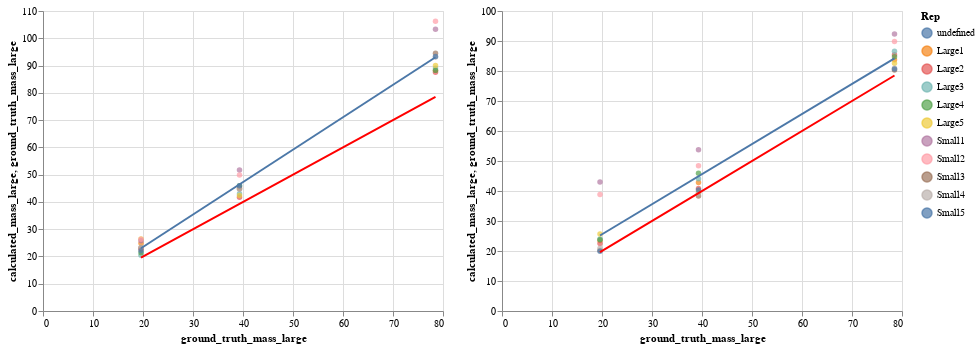

This figure's notebook cell:
### Code cell
GE2_large = chart_plot_large(GE2)
GE3_large = chart_plot_large(GE3)
GE2_large | GE3_large

### Figure 1 — Vega-Lite specification as saved in the notebook (floating-point values rounded to 4 significant figures)
{"config": {"view": {"continuousWidth": 400, "continuousHeight": 300}}, "hconcat": [{"layer": [{"mark": "circle", "encoding": {"color": {"type": "nominal", "field": "Rep"}, "tooltip": [{"type": "quantitative", "field": "ground_truth_volume_large"}, {"type": "quantitative", "field": "calculated_volume_large"}, {"type": "nominal", "field": "Rep"}], "x": {"type": "quantitative", "field": "ground_truth_mass_large"}, "y": {"type": "quantitative", "field": "calculated_mass_large"}}}, {"mark": "line", "encoding": {"color": {"type": "nominal", "field": "Rep"}, "tooltip": [{"type": "quantitative", "field": "ground_truth_volume_large"}, {"type": "quantitative", "field": "calculated_volume_large"}, {"type": "nominal", "field": "Rep"}], "x": {"type": "quantitative", "field": "ground_truth_mass_large"}, "y": {"type": "quantitative", "field": "calculated_mass_large"}}, "transform": [{"on": "ground_truth_mass_large", "regression": "calculated_mass_large", "method": "linear"}]}, {"mark": {"type": "line", "color": "red"}, "encoding": {"x": {"type": "quantitative", "field": "ground_truth_mass_large"}, "y": {"type": "quantitative", "field": "ground_truth_mass_large"}}}], "data": {"name": "data-1a11c19067a46a99bba2664efaa0948b"}}, {"layer": [{"mark": "circle", "encoding": {"color": {"type": "nominal", "field": "Rep"}, "tooltip": [{"type": "quantitative", "field": "ground_truth_volume_large"}, {"type": "quantitative", "field": "calculated_volume_large"}, {"type": "nominal", "field": "Rep"}], "x": {"type": "quantitative", "field": "ground_truth_mass_large"}, "y": {"type": "quantitative", "field": "calculated_mass_large"}}}, {"mark": "line", "encoding": {"color": {"type": "nominal", "field": "Rep"}, "tooltip": [{"type": "quantitative", "field": "ground_truth_volume_large"}, {"type": "quantitative", "field": "calculated_volume_large"}, {"type": "nominal", "field": "Rep"}], "x": {"type": "quantitative", "field": "ground_truth_mass_large"}, "y": {"type": "quantitative", "field": "calculated_mass_large"}}, "transform": [{"on": "ground_truth_mass_large", "regression": "calculated_mass_large", "method": "linear"}]}, {"mark": {"type": "line", "color": "red"}, "encoding": {"x": {"type": "quantitative", "field": "ground_truth_mass_large"}, "y": {"type": "quantitative", "field": "ground_truth_mass_large"}}}], "data": {"name": "data-c1132cc00cba764b83fc822645286b5a"}}], "$schema": "https://vega.github.io/schema/vega-lite/v4.8.1.json", "datasets": {"data-1a11c19067a46a99bba2664efaa0948b": [{"inserts": "Low Density", "ground_truth_volume_large": 98.2, "calculated_volume_large": 124.1, "ground_truth_volume_medium": 21.2, "calculated_volume_medium": 30.88, "ground_truth_volume_small": 0.8, "calculated_volume_small": 0.1219, "ground_truth_mass_large": 19.6, "calculated_mass_large": 24.81, "ground_truth_mass_medium": 4.2, "calculated_mass_medium": 6.177, "ground_truth_mass_small": 0.2, "calculated_mass_small": 0.02437, "Rep": "Large1"}, {"inserts": "Medium Density", "ground_truth_volume_large": 98.2, "calculated_volume_large": 113.0, "ground_truth_volume_medium": 21.2, "calculated_volume_medium": 22.79, "ground_truth_volume_small": 0.8, "calculated_volume_small": 0.4984, "ground_truth_mass_large": 39.3, "calculated_mass_large": 45.19, "ground_truth_mass_medium": 8.5, "calculated_mass_medium": 9.115, "ground_truth_mass_small": 0.3, "calculated_mass_small": 0.1993, "Rep": "Large1"}, {"inserts": "High Density", "ground_truth_volume_large": 98.2, "calculated_volume_large": 110.4, "ground_truth_volume_medium": 21.2, "calculated_volume_medium": 22.5, "ground_truth_volume_small": 0.8, "calculated_volume_small": 0.1898, "ground_truth_mass_large": 78.5, "calculated_mass_large": 88.3, "ground_truth_mass_medium": 17.0, "calculated_mass_medium": 18.0, "ground_truth_mass_small": 0.6, "calculated_mass_small": 0.1519, "Rep": "Large1"}, {"inserts": "Low Density", "ground_truth_volume_large": 98.2, "calculated_volume_large": 113.6, "ground_truth_volume_medium": 21.2, "calculated_volume_medium": 25.26, "ground_truth_volume_small": 0.8, "calculated_volume_small": 0.0, "ground_truth_mass_large": 19.6, "calculated_mass_large": 22.73, "ground_truth_mass_medium": 4.2, "calculated_mass_medium": 5.052, "ground_truth_mass_small": 0.2, "calculated_mass_small": 0.0, "Rep": "Large2"}, {"inserts": "Medium Density", "ground_truth_volume_large": 98.2, "calculated_volume_large": 104.2, "ground_truth_volume_medium": 21.2, "calculated_volume_medium": 21.52, "ground_truth_volume_small": 0.8, "calculated_volume_small": 1.285, "ground_truth_mass_large": 39.3, "calculated_mass_large": 41.68, "ground_truth_mass_medium": 8.5, "calculated_mass_medium": 8.607, "ground_truth_mass_small": 0.3, "calculated_mass_small": 0.514, "Rep": "Large2"}, {"inserts": "High Density", "ground_truth_volume_large": 98.2, "calculated_volume_large": 109.4, "ground_truth_volume_medium": 21.2, "calculated_volume_medium": 22.74, "ground_truth_volume_small": 0.8, "calculated_volume_small": 1.027, "ground_truth_mass_large": 78.5, "calculated_mass_large": 87.53, "ground_truth_mass_medium": 17.0, "calculated_mass_medium": 18.19, "ground_truth_mass_small": 0.6, "calculated_mass_small": 0.8216, "Rep": "Large2"}, {"inserts": "Low Density", "ground_truth_volume_large": 98.2, "calculated_volume_large": 102.1, "ground_truth_volume_medium": 21.2, "calculated_volume_medium": 26.04, "ground_truth_volume_small": 0.8, "calculated_volume_small": 0.8542, "ground_truth_mass_large": 19.6, "calculated_mass_large": 20.42, "ground_truth_mass_medium": 4.2, "calculated_mass_medium": 5.208, "ground_truth_mass_small": 0.2, "calculated_mass_small": 0.1708, "Rep": "Large3"}, {"inserts": "Medium Density", "ground_truth_volume_large": 98.2, "calculated_volume_large": 107.5, "ground_truth_volume_medium": 21.2, "calculated_volume_medium": 22.18, "ground_truth_volume_small": 0.8, "calculated_volume_small": 1.017, "ground_truth_mass_large": 39.3, "calculated_mass_large": 43.0, "ground_truth_mass_medium": 8.5, "calculated_mass_medium": 8.871, "ground_truth_mass_small": 0.3, "calculated_mass_small": 0.4068, "Rep": "Large3"}, {"inserts": "High Density", "ground_truth_volume_large": 98.2, "calculated_volume_large": 111.3, "ground_truth_volume_medium": 21.2, "calculated_volume_medium": 18.92, "ground_truth_volume_small": 0.8, "calculated_volume_small": 0.7677, "ground_truth_mass_large": 78.5, "calculated_mass_large": 89.06, "ground_truth_mass_medium": 17.0, "calculated_mass_medium": 15.14, "ground_truth_mass_small": 0.6, "calculated_mass_small": 0.6142, "Rep": "Large3"}, {"inserts": "Low Density", "ground_truth_volume_large": 98.2, "calculated_volume_large": 107.0, "ground_truth_volume_medium": 21.2, "calculated_volume_medium": 22.25, "ground_truth_volume_small": 0.8, "calculated_volume_small": 0.449, "ground_truth_mass_large": 19.6, "calculated_mass_large": 21.4, "ground_truth_mass_medium": 4.2, "calculated_mass_medium": 4.451, "ground_truth_mass_small": 0.2, "calculated_mass_small": 0.08979, "Rep": "Large4"}, {"inserts": "Medium Density", "ground_truth_volume_large": 98.2, "calculated_volume_large": 114.8, "ground_truth_volume_medium": 21.2, "calculated_volume_medium": 24.39, "ground_truth_volume_small": 0.8, "calculated_volume_small": 0.4258, "ground_truth_mass_large": 39.3, "calculated_mass_large": 45.9, "ground_truth_mass_medium": 8.5, "calculated_mass_medium": 9.755, "ground_truth_mass_small": 0.3, "calculated_mass_small": 0.1703, "Rep": "Large4"}, {"inserts": "High Density", "ground_truth_volume_large": 98.2, "calculated_volume_large": 110.3, "ground_truth_volume_medium": 21.2, "calculated_volume_medium": 19.34, "ground_truth_volume_small": 0.8, "calculated_volume_small": 1.569, "ground_truth_mass_large": 78.5, "calculated_mass_large": 88.23, "ground_truth_mass_medium": 17.0, "calculated_mass_medium": 15.47, "ground_truth_mass_small": 0.6, "calculated_mass_small": 1.256, "Rep": "Large4"}, {"inserts": "Low Density", "ground_truth_volume_large": 98.2, "calculated_volume_large": 132.1, "ground_truth_volume_medium": 21.2, "calculated_volume_medium": 32.26, "ground_truth_volume_small": 0.8, "calculated_volume_small": 0.4609, "ground_truth_mass_large": 19.6, "calculated_mass_large": 26.42, "ground_truth_mass_medium": 4.2, "calculated_mass_medium": 6.453, "ground_truth_mass_small": 0.2, "calculated_mass_small": 0.09218, "Rep": "Large5"}, {"inserts": "Medium Density", "ground_truth_volume_large": 98.2, "calculated_volume_large": 105.8, "ground_truth_volume_medium": 21.2, "calculated_volume_medium": 20.98, "ground_truth_volume_small": 0.8, "calculated_volume_small": 0.3708, "ground_truth_mass_large": 39.3, "calculated_mass_large": 42.33, "ground_truth_mass_medium": 8.5, "calculated_mass_medium": 8.392, "ground_truth_mass_small": 0.3, "calculated_mass_small": 0.1483, "Rep": "Large5"}, {"inserts": "High Density", "ground_truth_volume_large": 98.2, "calculated_volume_large": 112.6, "ground_truth_volume_medium": 21.2, "calculated_volume_medium": 22.47, "ground_truth_volume_small": 0.8, "calculated_volume_small": 0.1793, "ground_truth_mass_large": 78.5, "calculated_mass_large": 90.06, "ground_truth_mass_medium": 17.0, "calculated_mass_medium": 17.97, "ground_truth_mass_small": 0.6, "calculated_mass_small": 0.1434, "Rep": "Large5"}, {"inserts": "Low Density", "ground_truth_volume_large": 98.2, "calculated_volume_large": 128.7, "ground_truth_volume_medium": 21.2, "calculated_volume_medium": 42.53, "ground_truth_volume_small": 0.8, "calculated_volume_small": 0.0, "ground_truth_mass_large": 19.6, "calculated_mass_large": 25.74, "ground_truth_mass_medium": 4.2, "calculated_mass_medium": 8.505, "ground_truth_mass_small": 0.2, "calculated_mass_small": 0.0, "Rep": "Small1"}, {"inserts": "Medium Density", "ground_truth_volume_large": 98.2, "calculated_volume_large": 129.1, "ground_truth_volume_medium": 21.2, "calculated_volume_medium": 27.59, "ground_truth_volume_small": 0.8, "calculated_volume_small": 0.8835, "ground_truth_mass_large": 39.3, "calculated_mass_large": 51.66, "ground_truth_mass_medium": 8.5, "calculated_mass_medium": 11.04, "ground_truth_mass_small": 0.3, "calculated_mass_small": 0.3534, "Rep": "Small1"}, {"inserts": "High Density", "ground_truth_volume_large": 98.2, "calculated_volume_large": 129.1, "ground_truth_volume_medium": 21.2, "calculated_volume_medium": 26.37, "ground_truth_volume_small": 0.8, "calculated_volume_small": 1.686, "ground_truth_mass_large": 78.5, "calculated_mass_large": 103.3, "ground_truth_mass_medium": 17.0, "calculated_mass_medium": 21.1, "ground_truth_mass_small": 0.6, "calculated_mass_small": 1.349, "Rep": "Small1"}, {"inserts": "Low Density", "ground_truth_volume_large": 98.2, "calculated_volume_large": 131.5, "ground_truth_volume_medium": 21.2, "calculated_volume_medium": 22.64, "ground_truth_volume_small": 0.8, "calculated_volume_small": 0.4523, "ground_truth_mass_large": 19.6, "calculated_mass_large": 26.31, "ground_truth_mass_medium": 4.2, "calculated_mass_medium": 4.528, "ground_truth_mass_small": 0.2, "calculated_mass_small": 0.09046, "Rep": "Small2"}, {"inserts": "Medium Density", "ground_truth_volume_large": 98.2, "calculated_volume_large": 124.6, "ground_truth_volume_medium": 21.2, "calculated_volume_medium": 24.67, "ground_truth_volume_small": 0.8, "calculated_volume_small": 0.4942, "ground_truth_mass_large": 39.3, "calculated_mass_large": 49.86, "ground_truth_mass_medium": 8.5, "calculated_mass_medium": 9.866, "ground_truth_mass_small": 0.3, "calculated_mass_small": 0.1977, "Rep": "Small2"}, {"inserts": "High Density", "ground_truth_volume_large": 98.2, "calculated_volume_large": 132.8, "ground_truth_volume_medium": 21.2, "calculated_volume_medium": 24.75, "ground_truth_volume_small": 0.8, "calculated_volume_small": 0.5438, "ground_truth_mass_large": 78.5, "calculated_mass_large": 106.2, "ground_truth_mass_medium": 17.0, "calculated_mass_medium": 19.8, "ground_truth_mass_small": 0.6, "calculated_mass_small": 0.435, "Rep": "Small2"}, {"inserts": "Low Density", "ground_truth_volume_large": 98.2, "calculated_volume_large": 116.0, "ground_truth_volume_medium": 21.2, "calculated_volume_medium": 33.11, "ground_truth_volume_small": 0.8, "calculated_volume_small": 0.2158, "ground_truth_mass_large": 19.6, "calculated_mass_large": 23.19, "ground_truth_mass_medium": 4.2, "calculated_mass_medium": 6.623, "ground_truth_mass_small": 0.2, "calculated_mass_small": 0.04316, "Rep": "Small3"}, {"inserts": "Medium Density", "ground_truth_volume_large": 98.2, "calculated_volume_large": 112.0, "ground_truth_volume_medium": 21.2, "calculated_volume_medium": 23.05, "ground_truth_volume_small": 0.8, "calculated_volume_small": 0.0, "ground_truth_mass_large": 39.3, "calculated_mass_large": 44.79, "ground_truth_mass_medium": 8.5, "calculated_mass_medium": 9.22, "ground_truth_mass_small": 0.3, "calculated_mass_small": 0.0, "Rep": "Small3"}, {"inserts": "High Density", "ground_truth_volume_large": 98.2, "calculated_volume_large": 118.1, "ground_truth_volume_medium": 21.2, "calculated_volume_medium": 22.73, "ground_truth_volume_small": 0.8, "calculated_volume_small": 1.295, "ground_truth_mass_large": 78.5, "calculated_mass_large": 94.51, "ground_truth_mass_medium": 17.0, "calculated_mass_medium": 18.19, "ground_truth_mass_small": 0.6, "calculated_mass_small": 1.036, "Rep": "Small3"}, {"inserts": "Low Density", "ground_truth_volume_large": 98.2, "calculated_volume_large": 116.5, "ground_truth_volume_medium": 21.2, "calculated_volume_medium": 22.8, "ground_truth_volume_small": 0.8, "calculated_volume_small": 0.3625, "ground_truth_mass_large": 19.6, "calculated_mass_large": 23.31, "ground_truth_mass_medium": 4.2, "calculated_mass_medium": 4.56, "ground_truth_mass_small": 0.2, "calculated_mass_small": 0.07249, "Rep": "Small4"}, {"inserts": "Medium Density", "ground_truth_volume_large": 98.2, "calculated_volume_large": 111.6, "ground_truth_volume_medium": 21.2, "calculated_volume_medium": 27.99, "ground_truth_volume_small": 0.8, "calculated_volume_small": 0.6731, "ground_truth_mass_large": 39.3, "calculated_mass_large": 44.63, "ground_truth_mass_medium": 8.5, "calculated_mass_medium": 11.19, "ground_truth_mass_small": 0.3, "calculated_mass_small": 0.2693, "Rep": "Small4"}, {"inserts": "High Density", "ground_truth_volume_large": 98.2, "calculated_volume_large": 116.4, "ground_truth_volume_medium": 21.2, "calculated_volume_medium": 23.73, "ground_truth_volume_small": 0.8, "calculated_volume_small": 0.8529, "ground_truth_mass_large": 78.5, "calculated_mass_large": 93.09, "ground_truth_mass_medium": 17.0, "calculated_mass_medium": 18.98, "ground_truth_mass_small": 0.6, "calculated_mass_small": 0.6823, "Rep": "Small4"}, {"inserts": "Low Density", "ground_truth_volume_large": 98.2, "calculated_volume_large": 110.5, "ground_truth_volume_medium": 21.2, "calculated_volume_medium": 30.38, "ground_truth_volume_small": 0.8, "calculated_volume_small": 1.228, "ground_truth_mass_large": 19.6, "calculated_mass_large": 22.09, "ground_truth_mass_medium": 4.2, "calculated_mass_medium": 6.076, "ground_truth_mass_small": 0.2, "calculated_mass_small": 0.2456, "Rep": "Small5"}, {"inserts": "Medium Density", "ground_truth_volume_large": 98.2, "calculated_volume_large": 114.9, "ground_truth_volume_medium": 21.2, "calculated_volume_medium": 25.62, "ground_truth_volume_small": 0.8, "calculated_volume_small": 1.091, "ground_truth_mass_large": 39.3, "calculated_mass_large": 45.96, "ground_truth_mass_medium": 8.5, "calculated_mass_medium": 10.25, "ground_truth_mass_small": 0.3, "calculated_mass_small": 0.4362, "Rep": "Small5"}, {"inserts": "High Density", "ground_truth_volume_large": 98.2, "calculated_volume_large": 116.6, "ground_truth_volume_medium": 21.2, "calculated_volume_medium": 22.87, "ground_truth_volume_small": 0.8, "calculated_volume_small": 1.137, "ground_truth_mass_large": 78.5, "calculated_mass_large": 93.29, "ground_truth_mass_medium": 17.0, "calculated_mass_medium": 18.3, "ground_truth_mass_small": 0.6, "calculated_mass_small": 0.9096, "Rep": "Small5"}], "data-c1132cc00cba764b83fc822645286b5a": [{"inserts": "Low Density", "ground_truth_volume_large": 98.2, "calculated_volume_large": 117.5, "ground_truth_volume_medium": 21.2, "calculated_volume_medium": 29.24, "ground_truth_volume_small": 0.8, "calculated_volume_small": 0.1155, "ground_truth_mass_large": 19.6, "calculated_mass_large": 23.51, "ground_truth_mass_medium": 4.2, "calculated_mass_medium": 5.848, "ground_truth_mass_small": 0.2, "calculated_mass_small": 0.0231, "Rep": "Large1"}, {"inserts": "Medium Density", "ground_truth_volume_large": 98.2, "calculated_volume_large": 107.1, "ground_truth_volume_medium": 21.2, "calculated_volume_medium": 21.6, "ground_truth_volume_small": 0.8, "calculated_volume_small": 0.4727, "ground_truth_mass_large": 39.3, "calculated_mass_large": 42.82, "ground_truth_mass_medium": 8.5, "calculated_mass_medium": 8.639, "ground_truth_mass_small": 0.3, "calculated_mass_small": 0.1891, "Rep": "Large1"}, {"inserts": "High Density", "ground_truth_volume_large": 98.2, "calculated_volume_large": 104.6, "ground_truth_volume_medium": 21.2, "calculated_volume_medium": 21.33, "ground_truth_volume_small": 0.8, "calculated_volume_small": 0.1799, "ground_truth_mass_large": 78.5, "calculated_mass_large": 83.72, "ground_truth_mass_medium": 17.0, "calculated_mass_medium": 17.07, "ground_truth_mass_small": 0.6, "calculated_mass_small": 0.1439, "Rep": "Large1"}, {"inserts": "Low Density", "ground_truth_volume_large": 98.2, "calculated_volume_large": 112.6, "ground_truth_volume_medium": 21.2, "calculated_volume_medium": 25.03, "ground_truth_volume_small": 0.8, "calculated_volume_small": 0.0, "ground_truth_mass_large": 19.6, "calculated_mass_large": 22.52, "ground_truth_mass_medium": 4.2, "calculated_mass_medium": 5.005, "ground_truth_mass_small": 0.2, "calculated_mass_small": 0.0, "Rep": "Large2"}, {"inserts": "Medium Density", "ground_truth_volume_large": 98.2, "calculated_volume_large": 102.1, "ground_truth_volume_medium": 21.2, "calculated_volume_medium": 21.09, "ground_truth_volume_small": 0.8, "calculated_volume_small": 1.254, "ground_truth_mass_large": 39.3, "calculated_mass_large": 40.85, "ground_truth_mass_medium": 8.5, "calculated_mass_medium": 8.435, "ground_truth_mass_small": 0.3, "calculated_mass_small": 0.5016, "Rep": "Large2"}, {"inserts": "High Density", "ground_truth_volume_large": 98.2, "calculated_volume_large": 106.8, "ground_truth_volume_medium": 21.2, "calculated_volume_medium": 22.19, "ground_truth_volume_small": 0.8, "calculated_volume_small": 1.002, "ground_truth_mass_large": 78.5, "calculated_mass_large": 85.41, "ground_truth_mass_medium": 17.0, "calculated_mass_medium": 17.76, "ground_truth_mass_small": 0.6, "calculated_mass_small": 0.8016, "Rep": "Large2"}, {"inserts": "Low Density", "ground_truth_volume_large": 98.2, "calculated_volume_large": 120.1, "ground_truth_volume_medium": 21.2, "calculated_volume_medium": 30.48, "ground_truth_volume_small": 0.8, "calculated_volume_small": 0.8308, "ground_truth_mass_large": 19.6, "calculated_mass_large": 24.03, "ground_truth_mass_medium": 4.2, "calculated_mass_medium": 6.095, "ground_truth_mass_small": 0.2, "calculated_mass_small": 0.1662, "Rep": "Large3"}, {"inserts": "Medium Density", "ground_truth_volume_large": 98.2, "calculated_volume_large": 110.2, "ground_truth_volume_medium": 21.2, "calculated_volume_medium": 22.73, "ground_truth_volume_small": 0.8, "calculated_volume_small": 0.989, "ground_truth_mass_large": 39.3, "calculated_mass_large": 44.06, "ground_truth_mass_medium": 8.5, "calculated_mass_medium": 9.093, "ground_truth_mass_small": 0.3, "calculated_mass_small": 0.3956, "Rep": "Large3"}, {"inserts": "High Density", "ground_truth_volume_large": 98.2, "calculated_volume_large": 108.2, "ground_truth_volume_medium": 21.2, "calculated_volume_medium": 18.4, "ground_truth_volume_small": 0.8, "calculated_volume_small": 0.7467, "ground_truth_mass_large": 78.5, "calculated_mass_large": 86.6, "ground_truth_mass_medium": 17.0, "calculated_mass_medium": 14.72, "ground_truth_mass_small": 0.6, "calculated_mass_small": 0.5974, "Rep": "Large3"}, {"inserts": "Low Density", "ground_truth_volume_large": 98.2, "calculated_volume_large": 118.8, "ground_truth_volume_medium": 21.2, "calculated_volume_medium": 24.65, "ground_truth_volume_small": 0.8, "calculated_volume_small": 0.4315, "ground_truth_mass_large": 19.6, "calculated_mass_large": 23.77, "ground_truth_mass_medium": 4.2, "calculated_mass_medium": 4.931, "ground_truth_mass_small": 0.2, "calculated_mass_small": 0.0863, "Rep": "Large4"}, {"inserts": "Medium Density", "ground_truth_volume_large": 98.2, "calculated_volume_large": 114.9, "ground_truth_volume_medium": 21.2, "calculated_volume_medium": 24.42, "ground_truth_volume_small": 0.8, "calculated_volume_small": 0.4093, "ground_truth_mass_large": 39.3, "calculated_mass_large": 45.96, "ground_truth_mass_medium": 8.5, "calculated_mass_medium": 9.766, "ground_truth_mass_small": 0.3, "calculated_mass_small": 0.1637, "Rep": "Large4"}, {"inserts": "High Density", "ground_truth_volume_large": 98.2, "calculated_volume_large": 106.0, "ground_truth_volume_medium": 21.2, "calculated_volume_medium": 18.59, "ground_truth_volume_small": 0.8, "calculated_volume_small": 1.509, "ground_truth_mass_large": 78.5, "calculated_mass_large": 84.79, "ground_truth_mass_medium": 17.0, "calculated_mass_medium": 14.87, "ground_truth_mass_small": 0.6, "calculated_mass_small": 1.207, "Rep": "Large4"}, {"inserts": "Low Density", "ground_truth_volume_large": 98.2, "calculated_volume_large": 128.2, "ground_truth_volume_medium": 21.2, "calculated_volume_medium": 31.32, "ground_truth_volume_small": 0.8, "calculated_volume_small": 0.423, "ground_truth_mass_large": 19.6, "calculated_mass_large": 25.65, "ground_truth_mass_medium": 4.2, "calculated_mass_medium": 6.263, "ground_truth_mass_small": 0.2, "calculated_mass_small": 0.0846, "Rep": "Large5"}, {"inserts": "Medium Density", "ground_truth_volume_large": 98.2, "calculated_volume_large": 98.67, "ground_truth_volume_medium": 21.2, "calculated_volume_medium": 19.56, "ground_truth_volume_small": 0.8, "calculated_volume_small": 0.3403, "ground_truth_mass_large": 39.3, "calculated_mass_large": 39.47, "ground_truth_mass_medium": 8.5, "calculated_mass_medium": 7.823, "ground_truth_mass_small": 0.3, "calculated_mass_small": 0.1361, "Rep": "Large5"}, {"inserts": "High Density", "ground_truth_volume_large": 98.2, "calculated_volume_large": 103.3, "ground_truth_volume_medium": 21.2, "calculated_volume_medium": 20.6, "ground_truth_volume_small": 0.8, "calculated_volume_small": 0.1644, "ground_truth_mass_large": 78.5, "calculated_mass_large": 82.62, "ground_truth_mass_medium": 17.0, "calculated_mass_medium": 16.48, "ground_truth_mass_small": 0.6, "calculated_mass_small": 0.1315, "Rep": "Large5"}, {"inserts": "Low Density", "ground_truth_volume_large": 98.2, "calculated_volume_large": 214.9, "ground_truth_volume_medium": 21.2, "calculated_volume_medium": 69.38, "ground_truth_volume_small": 0.8, "calculated_volume_small": 0.0, "ground_truth_mass_large": 19.6, "calculated_mass_large": 42.99, "ground_truth_mass_medium": 4.2, "calculated_mass_medium": 13.88, "ground_truth_mass_small": 0.2, "calculated_mass_small": 0.0, "Rep": "Small1"}, {"inserts": "Medium Density", "ground_truth_volume_large": 98.2, "calculated_volume_large": 134.3, "ground_truth_volume_medium": 21.2, "calculated_volume_medium": 28.72, "ground_truth_volume_small": 0.8, "calculated_volume_small": 0.789, "ground_truth_mass_large": 39.3, "calculated_mass_large": 53.72, "ground_truth_mass_medium": 8.5, "calculated_mass_medium": 11.49, "ground_truth_mass_small": 0.3, "calculated_mass_small": 0.3156, "Rep": "Small1"}, {"inserts": "High Density", "ground_truth_volume_large": 98.2, "calculated_volume_large": 115.4, "ground_truth_volume_medium": 21.2, "calculated_volume_medium": 23.55, "ground_truth_volume_small": 0.8, "calculated_volume_small": 1.507, "ground_truth_mass_large": 78.5, "calculated_mass_large": 92.31, "ground_truth_mass_medium": 17.0, "calculated_mass_medium": 18.84, "ground_truth_mass_small": 0.6, "calculated_mass_small": 1.205, "Rep": "Small1"}, {"inserts": "Low Density", "ground_truth_volume_large": 98.2, "calculated_volume_large": 194.3, "ground_truth_volume_medium": 21.2, "calculated_volume_medium": 34.71, "ground_truth_volume_small": 0.8, "calculated_volume_small": 0.3822, "ground_truth_mass_large": 19.6, "calculated_mass_large": 38.86, "ground_truth_mass_medium": 4.2, "calculated_mass_medium": 6.942, "ground_truth_mass_small": 0.2, "calculated_mass_small": 0.07644, "Rep": "Small2"}, {"inserts": "Medium Density", "ground_truth_volume_large": 98.2, "calculated_volume_large": 121.1, "ground_truth_volume_medium": 21.2, "calculated_volume_medium": 23.97, "ground_truth_volume_small": 0.8, "calculated_volume_small": 0.4179, "ground_truth_mass_large": 39.3, "calculated_mass_large": 48.45, "ground_truth_mass_medium": 8.5, "calculated_mass_medium": 9.587, "ground_truth_mass_small": 0.3, "calculated_mass_small": 0.1672, "Rep": "Small2"}, {"inserts": "High Density", "ground_truth_volume_large": 98.2, "calculated_volume_large": 112.3, "ground_truth_volume_medium": 21.2, "calculated_volume_medium": 20.91, "ground_truth_volume_small": 0.8, "calculated_volume_small": 0.4595, "ground_truth_mass_large": 78.5, "calculated_mass_large": 89.87, "ground_truth_mass_medium": 17.0, "calculated_mass_medium": 16.73, "ground_truth_mass_small": 0.6, "calculated_mass_small": 0.3676, "Rep": "Small2"}, {"inserts": "Low Density", "ground_truth_volume_large": 98.2, "calculated_volume_large": 101.1, "ground_truth_volume_medium": 21.2, "calculated_volume_medium": 28.9, "ground_truth_volume_small": 0.8, "calculated_volume_small": 0.1833, "ground_truth_mass_large": 19.6, "calculated_mass_large": 20.21, "ground_truth_mass_medium": 4.2, "calculated_mass_medium": 5.78, "ground_truth_mass_small": 0.2, "calculated_mass_small": 0.03666, "Rep": "Small3"}, {"inserts": "Medium Density", "ground_truth_volume_large": 98.2, "calculated_volume_large": 95.89, "ground_truth_volume_medium": 21.2, "calculated_volume_medium": 19.75, "ground_truth_volume_small": 0.8, "calculated_volume_small": 0.0, "ground_truth_mass_large": 39.3, "calculated_mass_large": 38.36, "ground_truth_mass_medium": 8.5, "calculated_mass_medium": 7.899, "ground_truth_mass_small": 0.3, "calculated_mass_small": 0.0, "Rep": "Small3"}, {"inserts": "High Density", "ground_truth_volume_large": 98.2, "calculated_volume_large": 100.4, "ground_truth_volume_medium": 21.2, "calculated_volume_medium": 19.31, "ground_truth_volume_small": 0.8, "calculated_volume_small": 1.1, "ground_truth_mass_large": 78.5, "calculated_mass_large": 80.35, "ground_truth_mass_medium": 17.0, "calculated_mass_medium": 15.45, "ground_truth_mass_small": 0.6, "calculated_mass_small": 0.8799, "Rep": "Small3"}, {"inserts": "Low Density", "ground_truth_volume_large": 98.2, "calculated_volume_large": 104.5, "ground_truth_volume_medium": 21.2, "calculated_volume_medium": 20.43, "ground_truth_volume_small": 0.8, "calculated_volume_small": 0.315, "ground_truth_mass_large": 19.6, "calculated_mass_large": 20.9, "ground_truth_mass_medium": 4.2, "calculated_mass_medium": 4.087, "ground_truth_mass_small": 0.2, "calculated_mass_small": 0.063, "Rep": "Small4"}, {"inserts": "Medium Density", "ground_truth_volume_large": 98.2, "calculated_volume_large": 97.94, "ground_truth_volume_medium": 21.2, "calculated_volume_medium": 24.58, "ground_truth_volume_small": 0.8, "calculated_volume_small": 0.5854, "ground_truth_mass_large": 39.3, "calculated_mass_large": 39.17, "ground_truth_mass_medium": 8.5, "calculated_mass_medium": 9.831, "ground_truth_mass_small": 0.3, "calculated_mass_small": 0.2342, "Rep": "Small4"}, {"inserts": "High Density", "ground_truth_volume_large": 98.2, "calculated_volume_large": 101.1, "ground_truth_volume_medium": 21.2, "calculated_volume_medium": 20.63, "ground_truth_volume_small": 0.8, "calculated_volume_small": 0.7418, "ground_truth_mass_large": 78.5, "calculated_mass_large": 80.9, "ground_truth_mass_medium": 17.0, "calculated_mass_medium": 16.5, "ground_truth_mass_small": 0.6, "calculated_mass_small": 0.5934, "Rep": "Small4"}, {"inserts": "Low Density", "ground_truth_volume_large": 98.2, "calculated_volume_large": 99.48, "ground_truth_volume_medium": 21.2, "calculated_volume_medium": 27.35, "ground_truth_volume_small": 0.8, "calculated_volume_small": 1.063, "ground_truth_mass_large": 19.6, "calculated_mass_large": 19.9, "ground_truth_mass_medium": 4.2, "calculated_mass_medium": 5.471, "ground_truth_mass_small": 0.2, "calculated_mass_small": 0.2125, "Rep": "Small5"}, {"inserts": "Medium Density", "ground_truth_volume_large": 98.2, "calculated_volume_large": 100.8, "ground_truth_volume_medium": 21.2, "calculated_volume_medium": 22.43, "ground_truth_volume_small": 0.8, "calculated_volume_small": 0.9443, "ground_truth_mass_large": 39.3, "calculated_mass_large": 40.31, "ground_truth_mass_medium": 8.5, "calculated_mass_medium": 8.972, "ground_truth_mass_small": 0.3, "calculated_mass_small": 0.3777, "Rep": "Small5"}, {"inserts": "High Density", "ground_truth_volume_large": 98.2, "calculated_volume_large": 100.8, "ground_truth_volume_medium": 21.2, "calculated_volume_medium": 19.76, "ground_truth_volume_small": 0.8, "calculated_volume_small": 0.9831, "ground_truth_mass_large": 78.5, "calculated_mass_large": 80.67, "ground_truth_mass_medium": 17.0, "calculated_mass_medium": 15.81, "ground_truth_mass_small": 0.6, "calculated_mass_small": 0.7864, "Rep": "Small5"}]}}
